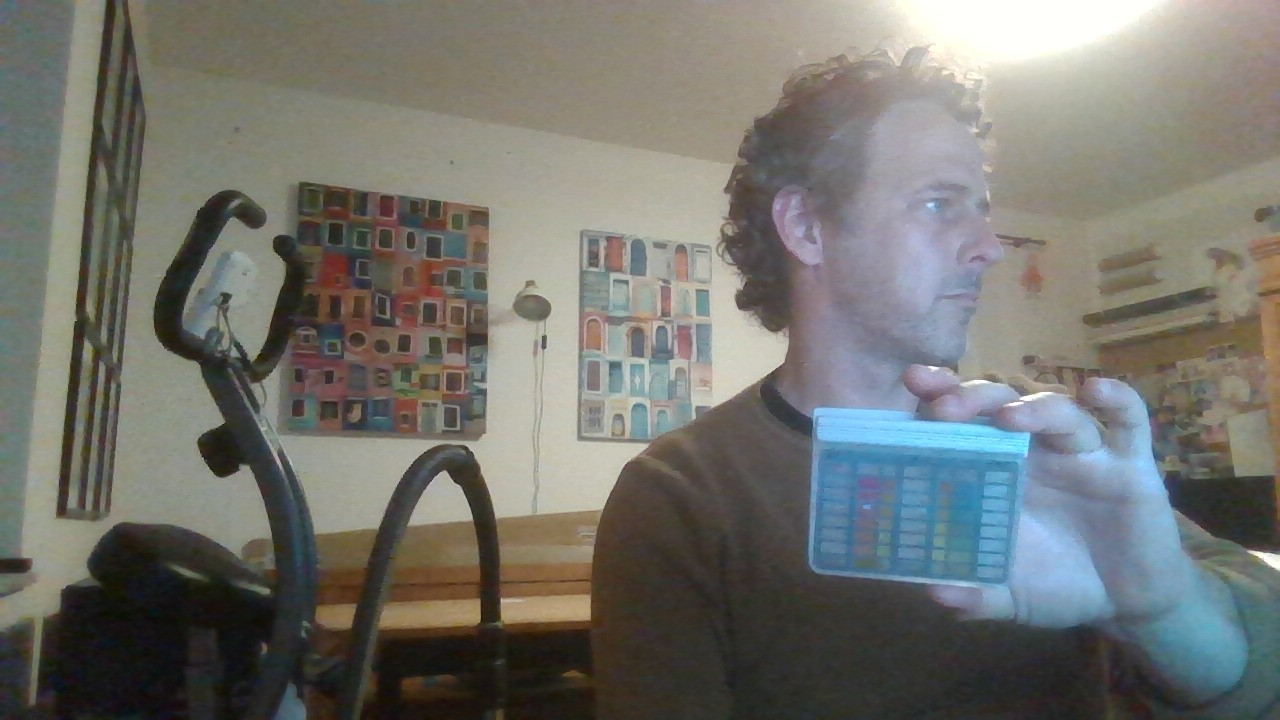
#> input picture WIN_20250906_21_46_58_Pro.jpg, 1280 x 720 px, given in place of template02.jpg, which was not available
$ python test_evaluate.py
#> lines starting #> are read from the running program, lines starting #| are printed output that depends on the picture; after the words box and inside, x2 and y2 are one past the last pixel; in counts of white or black regions, pixels touching at a corner belong together; pictures that were not available may be replaced by others from this repository, and a replacement may not be noted
### tracker.py
"""
tracker.py
==========
Messindikator-Tracker: Findet die Messkarte im Kamerabild über ihre Gitterzellen.

Erkennungsstrategie:
  Cell-Cluster: Canny → alle Konturen → kleine rechteckige (= Zellen) sammeln
                → Dichtefilter (Zellen liegen nahe beieinander)
                → minAreaRect der dichten Zellzentren als rotiertes Quad
                → _verify_quad bestätigt Gitterstruktur (HoughLinesP)

Liefert 4 geordnete Eckpunkte (TL, TR, BR, BL) im Frame-Koordinatensystem.
warp() wendet getPerspectiveTransform an und liefert das Kartenbild in exakt
der Template-Größe (inklusive Rotations- und Perspektivkorrektur).

Verwendung:
    tracker   = IndicatorTracker(template_gray)
    stability = QuadStabilityChecker(required_frames=5)

    quad, method = tracker.find(scene_gray)
    if stability.update(quad):
        warped = tracker.warp(frame_bgr, stability.mean_quad())
"""

import cv2
import numpy as np
from typing import List, Optional, Tuple


# ══════════════════════════════════════════════════════════
# Hilfsfunktionen
# ══════════════════════════════════════════════════════════

def order_quad_corners(pts: np.ndarray) -> np.ndarray:
    """
    Sortiert 4 Eckpunkte konsistent: TL → TR → BR → BL.
    TL = kleinste Summe x+y, BR = größte, TR = kleinste Differenz x-y, BL = größte.
    """
    pts = pts.reshape(4, 2).astype(np.float32)
    s   = pts.sum(axis=1)
    d   = np.diff(pts, axis=1).ravel()
    out = np.empty((4, 2), dtype=np.float32)
    out[0] = pts[np.argmin(s)]   # TL
    out[2] = pts[np.argmax(s)]   # BR
    out[1] = pts[np.argmin(d)]   # TR
    out[3] = pts[np.argmax(d)]   # BL
    return out


# ══════════════════════════════════════════════════════════
# Zell-Cluster-Detektion
# ══════════════════════════════════════════════════════════

def detect_card_by_cell_cluster(
    gray: np.ndarray,
    aspect_ratio: float,
    ratio_tol: float = 0.35,
    min_cells: int   = 6,
) -> Optional[np.ndarray]:
    """
    Findet die Karte über ihre Gitterzellen (statt der Außenkontur).

    Die Außenkontur verschmilzt häufig mit dem Hintergrund (Tischkante etc.).
    Die internen Zell-Rechtecke bleiben aber sichtbar und dicht gruppiert.

    Ablauf:
      1. Canny (ohne Dilatation, um Verschmelzung zu vermeiden)
      2. RETR_LIST: alle Konturen, nicht nur äußerste
      3. Kleine rechteckige Konturen = Zellkandidaten
      4. Dichtefilter: nur Zellen mit ≥3 Nachbarn innerhalb 80px behalten
         (Karten­raster = dicht; Hintergrundrechtecke = verteilt)
      5. minAreaRect auf den dichten Zellen → rotiertes Viereck
      6. Erweiterung um ~halbe Zellgröße (Zellzentren liegen nicht am Kartenrand)

    Returns:
        quad (4,2 float32) TL→TR→BR→BL, oder None
    """
    h, w       = gray.shape[:2]
    frame_area = h * w

    blurred  = cv2.GaussianBlur(gray, (5, 5), 0)
    clahe    = cv2.createCLAHE(clipLimit=2.0, tileGridSize=(8, 8))
    enhanced = clahe.apply(blurred)
    edges    = cv2.Canny(enhanced, 30, 120)

    contours, _ = cv2.findContours(edges, cv2.RETR_LIST, cv2.CHAIN_APPROX_SIMPLE)

    min_cell = frame_area * 0.0001
    max_cell = frame_area * 0.02

    centers:    List[Tuple[float, float]] = []
    cell_sizes: List[float]               = []
    for cnt in contours:
        area = cv2.contourArea(cnt)
        if area < min_cell or area > max_cell:
            continue

        hull = cv2.convexHull(cnt)
        peri = cv2.arcLength(hull, True)
        if peri < 1:
            continue
        approx = cv2.approxPolyDP(hull, 0.08 * peri, True)
        if len(approx) != 4:
            continue

        rect_box   = cv2.minAreaRect(approx)
        rw_c, rh_c = rect_box[1]
        if min(rw_c, rh_c) < 4:
            continue
        cell_ar = max(rw_c, rh_c) / (min(rw_c, rh_c) + 1e-6)
        if cell_ar > 4.5:
            continue

        cx, cy = rect_box[0]
        centers.append((cx, cy))
        cell_sizes.append(max(rw_c, rh_c))

    if len(centers) < min_cells:
        return None

    pts = np.array(centers, dtype=np.float32)

    # Dichte Zellen: ≥3 Nachbarn in 80px (ca. 2-4 Zellbreiten bei typischer Entfernung)
    radius = 80.0
    keep   = []
    for i, p in enumerate(pts):
        dists = np.linalg.norm(pts - p, axis=1)
        if int(np.sum(dists < radius)) >= 4:            # self + 3 Nachbarn
            keep.append(i)
    if len(keep) < min_cells:
        return None
    dense       = pts[keep]
    dense_sizes = np.array([cell_sizes[i] for i in keep])

    # Rotiertes Rechteck (ermöglicht korrekte Entzerrung bei gekippter Karte)
    (cx, cy), (rw, rh), angle = cv2.minAreaRect(dense)
    if min(rw, rh) < 20:
        return None

    ar    = max(rw, rh) / (min(rw, rh) + 1e-6)
    ar_lo = aspect_ratio * (1.0 - ratio_tol)
    ar_hi = aspect_ratio * (1.0 + ratio_tol)
    if not (ar_lo <= ar <= ar_hi):
        return None

    # Zellzentren liegen nicht am Kartenrand — um halbe Zellgröße nach außen erweitern
    half_cell = float(np.median(dense_sizes)) * 0.5
    expanded  = ((cx, cy), (rw + 2 * half_cell, rh + 2 * half_cell), angle)

    quad = cv2.boxPoints(expanded).astype(np.float32)
    quad[:, 0] = np.clip(quad[:, 0], 0, w - 1)
    quad[:, 1] = np.clip(quad[:, 1], 0, h - 1)

    return order_quad_corners(quad)


# ══════════════════════════════════════════════════════════
# Stabilitätsprüfung
# ══════════════════════════════════════════════════════════

class QuadStabilityChecker:
    """
    Bewertet ob das erkannte Viereck über N aufeinanderfolgende Frames stabil ist.
    Stabilität = max. Eckpunktdrift über die letzten N Frames < max_drift Pixel.
    """

    # [16 lines left out: functions __init__, update, not called in this run]

    def reset(self):
        self._history.clear()

    def progress(self) -> int:
        return len(self._history)

    # [4 lines left out: function mean_quad, not called in this run]


# ══════════════════════════════════════════════════════════
# Haupt-Tracker
# ══════════════════════════════════════════════════════════

class IndicatorTracker:
    """
    Findet die Messkarte über Gitterzell-Clustering.

    find() gibt (quad, method) zurück:
        quad   – (4,2) float32 TL→TR→BR→BL im Frame, oder None
        method – 'cell' | 'none'
    """

    def __init__(self, template_gray: np.ndarray):
        self.template      = template_gray
        h, w               = template_gray.shape[:2]
        self.template_size = (w, h)
        self.aspect_ratio  = max(w, h) / min(w, h)

    # ──────────────────────────────────────────────────────

    def find(self, scene_gray: np.ndarray) -> Tuple[Optional[np.ndarray], str]:
        """
        Sucht den Indikator im Graustufen-Frame.
        Fallback-Pfade (Rect-Kontur, ORB/SIFT) sind deaktiviert — sie waren
        langsam und lieferten falsche Overlays.
        """
        quad = detect_card_by_cell_cluster(scene_gray, self.aspect_ratio)
        if quad is not None and self._verify_quad(scene_gray, quad):
            return quad, 'cell'
        return None, 'none'

    # ──────────────────────────────────────────────────────

    def _verify_quad(self, scene_gray: np.ndarray, quad: np.ndarray) -> bool:
        """
        Prüft ob die erkannte Region ein Gitter enthält (Falsch-Positiv-Schutz).
        Warpt auf 128x90 und zählt H/V-Linien mit HoughLinesP.
        """
        vw, vh      = 128, 90
        dst_corners = np.float32([[0, 0], [vw, 0], [vw, vh], [0, vh]])
        M      = cv2.getPerspectiveTransform(quad, dst_corners)
        warped = cv2.warpPerspective(scene_gray, M, (vw, vh))

        edges = cv2.Canny(warped, 30, 100)
        lines = cv2.HoughLinesP(edges, 1, np.pi / 180,
                                threshold=15, minLineLength=12, maxLineGap=4)
        if lines is None:
            return False

        h_lines = v_lines = 0
        for line in lines:
            x1, y1, x2, y2 = line[0]
            angle = abs(np.degrees(np.arctan2(y2 - y1, x2 - x1))) % 180
            if angle < 20 or angle > 160:
                h_lines += 1
            elif 70 < angle < 110:
                v_lines += 1

        return h_lines >= 20 and v_lines >= 4

    # ──────────────────────────────────────────────────────

    def warp(self, frame_bgr: np.ndarray, quad: np.ndarray) -> np.ndarray:
        """
        Perspektivkorrektur: Kartenbereich → exakte Template-Größe (BGR).

        getPerspectiveTransform auf 4 korrespondierende Eckpunkte liefert
        eine 3x3-Homographie, die Rotation + perspektivische Verzerrung
        vollständig entzerrt. Das Ergebnis ist achsenausgerichtet in
        Template-Größe — direkt geeignet für zellbasierte Farbmessung.
        """
        w_t, h_t    = self.template_size
        dst_corners = np.float32([[0, 0], [w_t, 0], [w_t, h_t], [0, h_t]])
        M = cv2.getPerspectiveTransform(quad.astype(np.float32), dst_corners)
        return cv2.warpPerspective(
            frame_bgr, M, (w_t, h_t),
            flags       = cv2.INTER_LINEAR,
            borderMode  = cv2.BORDER_REPLICATE,
        )

    # ──────────────────────────────────────────────────────

    # [17 lines left out: function draw_quad, not called in this run]

### main_bounding_orb.py
"""
main_bounding_orb.py
====================
Live-Kamera Mess-Modul für Schwimmbad-Messindikator.

Ablauf:
  1. Kamera öffnen, Frames live anzeigen
  2. tracker.find():  Rechteck-Detektion (primär) oder ORB+SIFT (Fallback)
                      → 4 Eckpunkte des Messindikators im Frame
  3. QuadStabilityChecker: Indikator über N Frames stabil genug?
  4. Einfrieren → Perspektivwarp → LAB-Farbmessung pro Zelle
  5. Polynomial-Fit → Messwerte ausgeben

Verwendung:
  python main_bounding_orb.py --reference reference.json --camera 0
"""

import cv2
import numpy as np
import os
import json
import argparse

from tracker import IndicatorTracker, QuadStabilityChecker

print("Current working directory:", os.getcwd())


# ══════════════════════════════════════════════════════════
# Referenz laden
# ══════════════════════════════════════════════════════════

def load_reference(path: str) -> dict:
    with open(path, 'r', encoding='utf-8') as f:
        return json.load(f)

# [30 lines left out: functions load_reference_image, best_lab_channel, not called in this run]


def fit_poly(x: np.ndarray, y: np.ndarray, degree: int = 2) -> np.ndarray:
    return np.polyfit(x, y, min(degree, len(x) - 1))


def measure_warped(warped: np.ndarray, ref: dict, degree: int = 2) -> dict:
    """
    Pro Parameter:
      1. LAB jeder color-Zelle aus dem gewarpten Bild lesen
      2. Besten LAB-Kanal per Korrelation bestimmen
      3. Polynomialer Fit: Wert = f(Kanal) über alle color-Zellen
      4. LAB der Messprobe aus measure-Zellen → Wert aus Fit

    Returns:
        {parameter: {'value': float, 'channel': str, 'r': float, 'rmse': float}}
    """
    lab_warped    = cv2.cvtColor(warped, cv2.COLOR_BGR2LAB)
    color_cells   = [c for c in ref['cells'] if     c['is_color_cell'] and c['value'] is not None]
    measure_cells = [c for c in ref['cells'] if not c['is_color_cell']]
    param_meta    = {p['name']: p for p in ref['parameters']}
    name_to_ch    = {'L': 0, 'A': 1, 'B': 2}
    results       = {}

    for param, meta in param_meta.items():
        param_colors  = [c for c in color_cells  if c['parameter'] == param]
        param_measure = [c for c in measure_cells if c['parameter'] == param]
        if not param_colors or not param_measure:
            continue

        labs, vals = [], []
        for cell in param_colors:
            x, y, w, h = cell['x'], cell['y'], cell['w'], cell['h']
            roi = lab_warped[y:y+h, x:x+w]
            if roi.size == 0:
                continue
            labs.append([
                float(np.median(roi[:, :, 0])),
                float(np.median(roi[:, :, 1])),
                float(np.median(roi[:, :, 2]))
            ])
            vals.append(cell['value'])

        if len(labs) < 3:
            continue

        fixed_ch   = meta.get('best_channel')
        ref_coeffs = meta.get('poly_coeffs')

        if fixed_ch in name_to_ch and ref_coeffs is not None:
            # Stabiler Pfad:
            #  1) Polynom (value=f(ch)) stammt aus dem Referenzbild.
            #  2) Pro Target-Bild: lineare Transformation Target->Ref auf
            #     dem Kanal fitten (paired swatches).
            #  3) Sample in Ref-Koordinaten transformieren, dann Ref-Poly
            #     auswerten.
            ch_idx  = name_to_ch[fixed_ch]
            ch_name = fixed_ch

            ref_ch = []
            tgt_ch = []
            y_arr  = []
            for cell, tgt_lab in zip(param_colors, labs):
                ref_lab = cell.get('lab_median')
                if ref_lab is None or ref_lab[ch_idx] is None:
                    continue
                ref_ch.append(ref_lab[ch_idx])
                tgt_ch.append(tgt_lab[ch_idx])
                y_arr.append(cell['value'])
            ref_ch = np.array(ref_ch, dtype=np.float64)
            tgt_ch = np.array(tgt_ch, dtype=np.float64)
            y_arr  = np.array(y_arr,  dtype=np.float64)

            if len(ref_ch) < 3 or tgt_ch.std() < 1e-6:
                continue

            # r auf dem Target (Qualitaetsmass pro Bild)
            r = float(np.corrcoef(tgt_ch, y_arr)[0, 1])

            # Warp-Qualitaet: Zielkorrelation muss Vorzeichen und genug
            # Staerke gegen die Referenz zeigen, sonst ist die Zell-
            # registrierung zu stark verzerrt und die Messung nicht
            # vertrauenswuerdig -> ueberspringen.
            ref_r = meta.get('best_r') or 0.0
            MIN_ABS_R = 0.70
            if ref_r != 0 and (np.sign(r) != np.sign(ref_r) or abs(r) < MIN_ABS_R):
                continue

            # Linearer Fit Target->Ref
            t2r = np.polyfit(tgt_ch, ref_ch, 1)
            coeffs = np.array(ref_coeffs, dtype=np.float64)

            pred_ref = np.polyval(t2r, tgt_ch)
            rmse = float(np.sqrt(np.mean(
                (np.polyval(coeffs, pred_ref) - y_arr) ** 2)))
        else:
            ch_idx, r, ch_name = best_lab_channel(vals, labs)
            x_fit  = np.array([l[ch_idx] for l in labs], dtype=np.float64)
            y_fit  = np.array(vals,         dtype=np.float64)
            coeffs = fit_poly(x_fit, y_fit, degree)
            rmse   = float(np.sqrt(np.mean((np.polyval(coeffs, x_fit) - y_fit) ** 2)))
            t2r    = None

        probe_ch_vals = []
        for cell in param_measure:
            x, y, w, h = cell['x'], cell['y'], cell['w'], cell['h']
            roi = lab_warped[y:y+h, x:x+w]
            if roi.size == 0:
                continue
            probe_ch_vals.append(float(np.median(roi[:, :, ch_idx])))

        if not probe_ch_vals:
            continue

        probe_ch = float(np.mean(probe_ch_vals))
        if t2r is not None:
            probe_ch = float(np.polyval(t2r, probe_ch))
        value    = float(np.polyval(coeffs, probe_ch))
        ref_vals = sorted(vals)
        value    = float(np.clip(value, ref_vals[0], ref_vals[-1]))

        results[param] = {
            'value':   round(value, 2),
            'channel': ch_name,
            'r':       round(r, 3),
            'rmse':    round(rmse, 3),
        }

    return results


# ══════════════════════════════════════════════════════════
# Visualisierung
# ══════════════════════════════════════════════════════════

# [35 lines left out: functions draw_results, draw_searching, not called in this run]


# ══════════════════════════════════════════════════════════
# Hauptprogramm
# ══════════════════════════════════════════════════════════

# [87 lines that do not run on import are left out]

### test_evaluate.py
"""
test_evaluate.py
================
Batch-Pipeline: tracker.find → warp → measure_warped für alle raw_*.jpg.
Gibt Mess-Werte pro Parameter aus.
"""
import cv2, json, glob
from tracker import IndicatorTracker
from main_bounding_orb import measure_warped

ref      = json.load(open('reference.json', encoding='utf-8'))
#> (reads reference.json from the repository)
ref_img  = cv2.imread(ref['image_file'])
#> ref_img is the input picture: shape (720, 1280, 3); mean B, G, R 110.7, 116, 115.6
template = cv2.cvtColor(ref_img, cv2.COLOR_BGR2GRAY)
tracker  = IndicatorTracker(template)

# Kalibrationsstand prüfen: measure_warped braucht `value` an Farbfeldern
cc      = [c for c in ref['cells'] if c['is_color_cell']]
with_v  = [c for c in cc if c.get('value') is not None]
print(f"Referenz: {len(with_v)}/{len(cc)} Farbzellen kalibriert")
print(f"Parameter: {[p['name'] for p in ref['parameters']]}\n")

images = sorted(glob.glob('raw_*.jpg'))
for p in images:
    frame = cv2.imread(p)
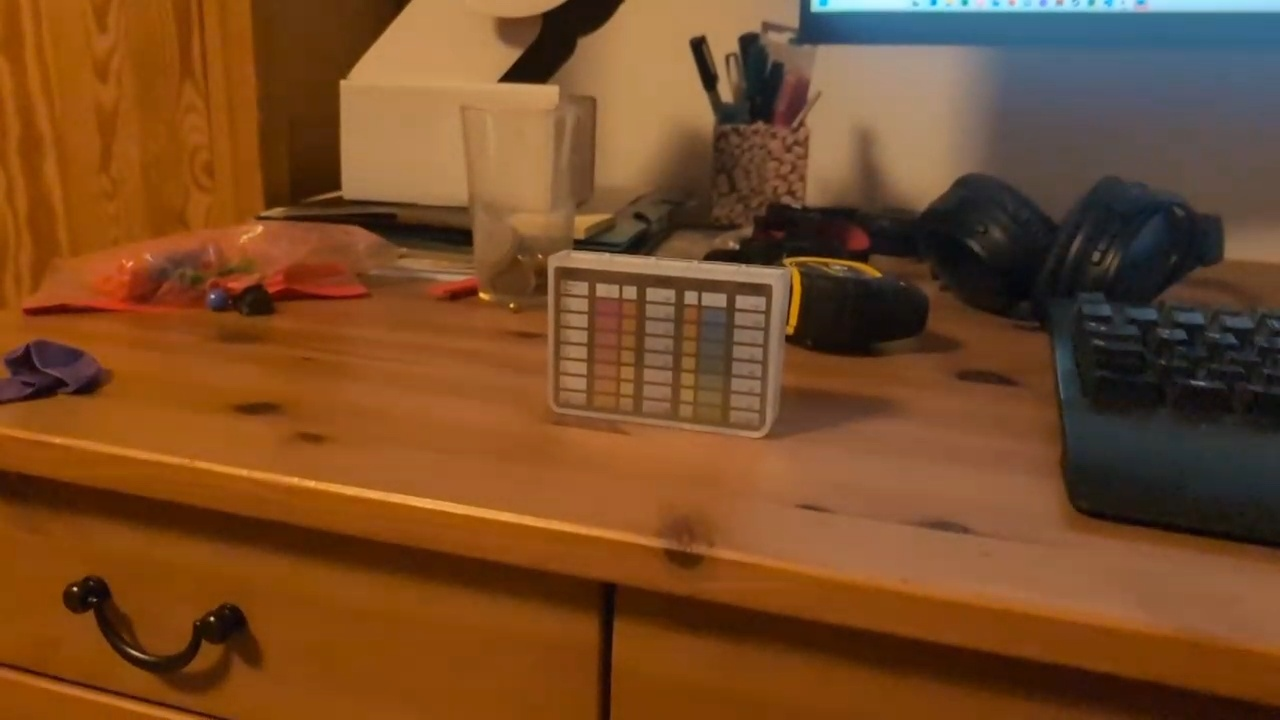
#> input picture raw_001.jpg, 1280 x 720 px
#> frame is the input picture: shape (720, 1280, 3); mean B, G, R 38, 74.4, 119.1
    gray  = cv2.cvtColor(frame, cv2.COLOR_BGR2GRAY)
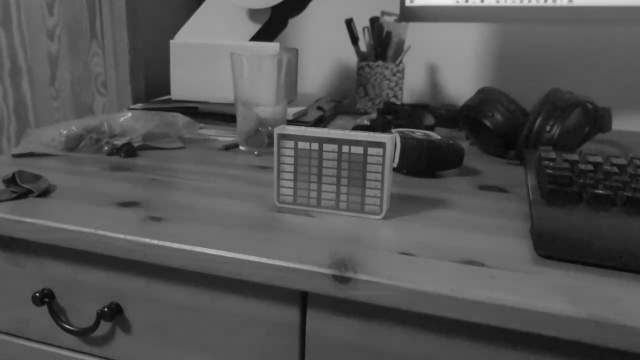
#> gray: shape (720, 1280) (shown at 1/2 size); min 5, max 237, mean 83.6

    quad, method = tracker.find(gray)
#> in detect_card_by_cell_cluster, `enhanced = clahe.apply(blurred)`:
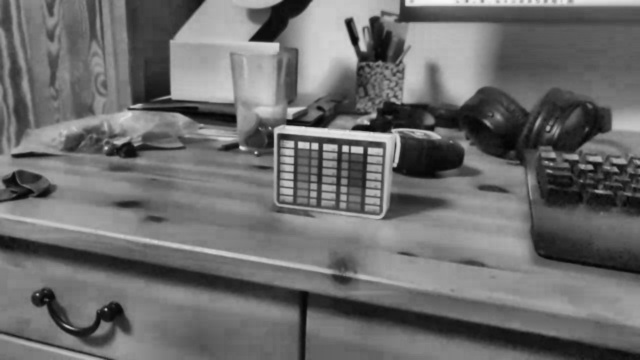
#> enhanced: shape (720, 1280) (shown at 1/2 size); min 4, max 248, mean 108.3
#> in detect_card_by_cell_cluster, `edges    = cv2.Canny(enhanced, 30, 120)`:
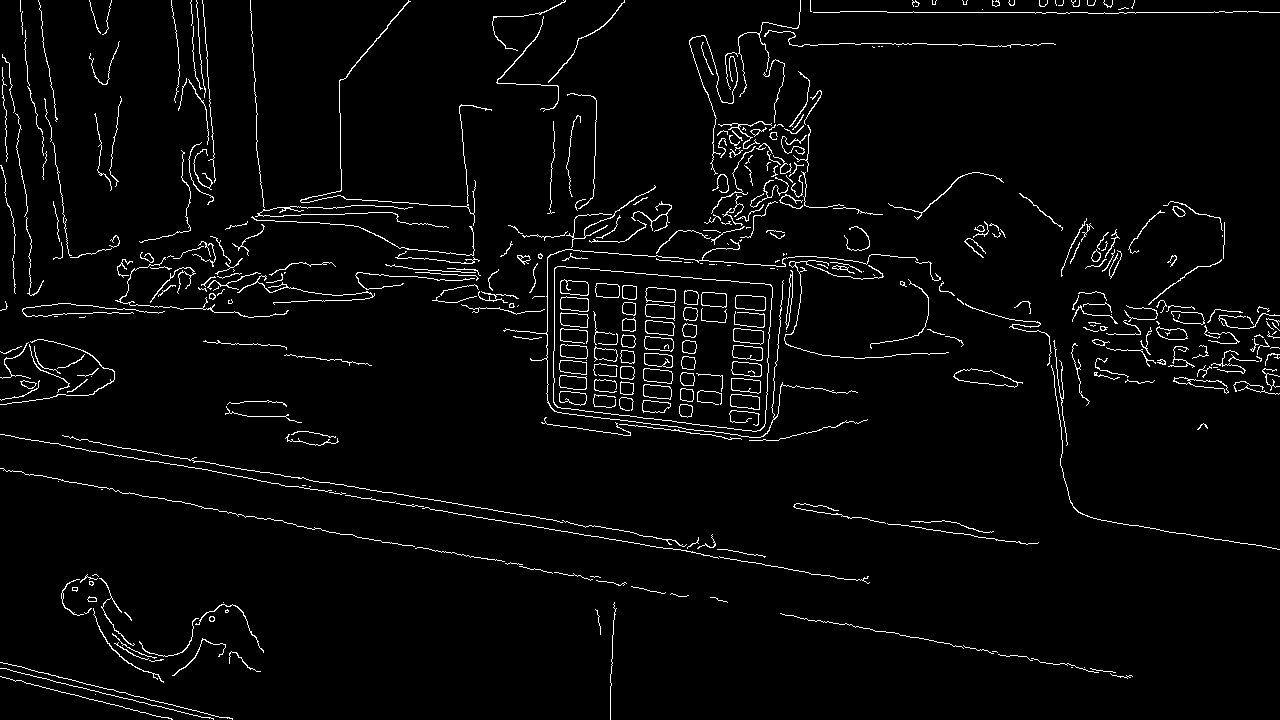
#> edges: shape (720, 1280); 3.2% white in thin lines or dots
#> in detect_card_by_cell_cluster, `contours, _ = cv2.findContours(edges, cv2.RETR_LIST, cv2.CHAIN_APPROX_..`: contours = 512 contours, 372 with area under 20; largest, box (x1, y1, x2, y2) and area: (553, 266, 773, 432) 31008, (553, 266, 773, 432) 30996, (953, 368, 1023, 388) 658, (954, 368, 1018, 388) 644, (735, 295, 766, 311) 404
#> (the rest of the program and of its run is left out)
